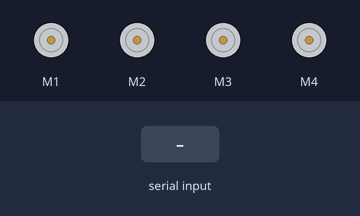
The sketch below on a simulated Arduino Uno, built with avr-gcc and run on an emulated ATmega328P. Shown: 4 × DC motor (green arrow = forward, orange = backward, longer = faster). Inputs (shaded band) come from the test bench.

Above: at 1.3 s.
1.4 s: "F" received over the second serial link
At 2.1 s:
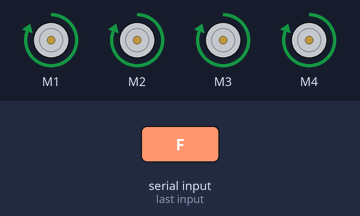
2.9 s: "B" received over the second serial link
At 3.2 s:
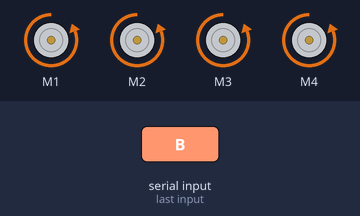
4.4 s: "C" received over the second serial link
At 5.9 s:
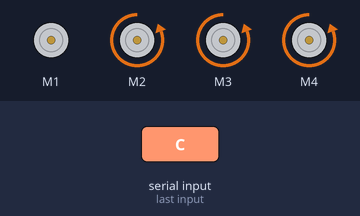
6.4 s: "L" received over the second serial link
At 7.1 s:
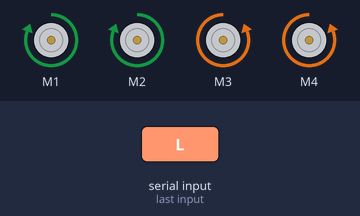
7.9 s: "R" received over the second serial link
At 8.2 s:
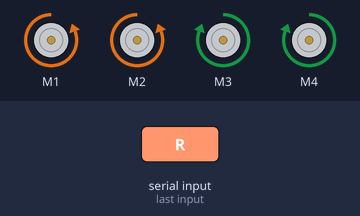
9.4 s: "W" received over the second serial link
At 10.5 s:
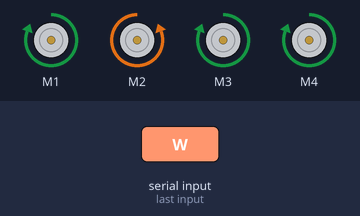
Timing chart, 0 to 11.9 s (numbered marks = the images above; inputs shaded):
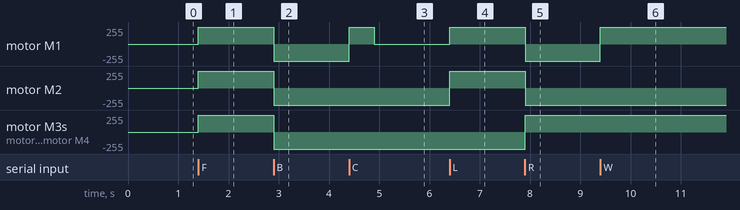

Measured:
- after the input at 1.4 s, motor M1–4: stopped → forward 255/255 at once
- after the input at 2.9 s, motor M1–4: forward 255/255 → backward 255/255 at once
- after the input at 4.4 s, motor M1: backward 255/255 → forward 255/255 at once, → stopped 0.50 s later
- after the input at 6.4 s, motor M1: stopped → forward 255/255 at once; motor M2: backward 255/255 → forward 255/255 at once
- after the input at 7.9 s, motor M1, motor M2: forward 255/255 → backward 255/255 at once; motor M3, motor M4: backward 255/255 → forward 255/255 at once
- after the input at 9.4 s, motor M1: backward 255/255 → forward 255/255 at once

The sketch:

Arduino_Bluetooth_Motor_Control.ino
```cpp
#include <SoftwareSerial.h>
#include <Servo.h>
#include <AFMotor.h>

int bluetoothTx = 1;
int bluetoothRx = 0;
AF_DCMotor motor1(1);
AF_DCMotor motor2(2);
AF_DCMotor motor3(3);
AF_DCMotor motor4(4);

SoftwareSerial bluetooth(bluetoothTx, bluetoothRx);
Servo myservo;

int pos = 0;    // variable to store the servo position
int motor_speed = 255; //0- 255
//
//int Motor1A = 8;
//int Motor1B = 9;
//int Motor2A = 10;
//int Motor2B = 11;

void setup()
{
  bluetooth.begin(115200);
  bluetooth.print("$$$");
  delay(100);
  bluetooth.println("U,9600,N");
  bluetooth.begin(9600);
  // turn on motor
  motor1.setSpeed(motor_speed);
  motor2.setSpeed(motor_speed);
  motor3.setSpeed(motor_speed);
  motor4.setSpeed(motor_speed);

//  myservo.attach(10);

  motor1.run(RELEASE);
  motor2.run(RELEASE);
  motor3.run(RELEASE);
  motor4.run(RELEASE);
}
int flag1 = -1;
int flag2 = -1;

void loop()
{
  if (bluetooth.available())
  {
    char toSend = (char)bluetooth.read();

    //    Serial.print(toSend);
    if (toSend == 'S') //Stops Motors
    {
      flag1 = 0;
      flag2 = 0;
      motor1.run(RELEASE);
      motor2.run(RELEASE);
      motor3.run(RELEASE);
      motor4.run(RELEASE);
    }
    if (toSend == 'F' ) // Moves Motor Forward
    {
      if (flag1 != 1)
      {
        flag1 = 1;
        //          digitalWrite( Motor1A, HIGH );
        //          analogWrite( Motor1B, 50 );
        motor1.run(FORWARD);
        motor2.run(FORWARD);
        motor3.run(FORWARD);
        motor4.run(FORWARD);
      }
    }
    if (toSend == 'B' ) //Moves Motor Backwards
    {
      if (flag1 != 2)
      {
        flag1 = 2;
        motor1.run(BACKWARD);
        motor2.run(BACKWARD);
        motor3.run(BACKWARD);
        motor4.run(BACKWARD);
      }
    }
    if (toSend == 'C') // Close Hand Test
    {
      if (flag1 != 1)
      {
        flag2 = 1;
        motor1.run(FORWARD);
        delay(500);
        motor1.run(RELEASE);
      }
    }
     if (toSend == 'L') // Close Hand Test
    {
//      if (flag1 != 1)
//      {
        flag2 = 1;
        motor1.run(FORWARD);
        motor2.run(FORWARD);
        motor3.run(BACKWARD);
        motor4.run(BACKWARD);
//      }
    }
    if (toSend == 'R') // Close Hand Test
    {
//      if (flag1 != 1)
//      {
        flag2 = 1;
        motor1.run(BACKWARD);
        motor2.run(BACKWARD);
        motor3.run(FORWARD);
        motor4.run(FORWARD);
//      }
    }
     if (toSend == 'W') // Close Hand Test
    {
//      if (flag1 != 1)
//      {
//        flag2 = 1;
        motor1.run(FORWARD);
//        motor2.run(BACKWARD);
//        motor3.run(FORWARD);
        motor4.run(FORWARD);

//      }
    }
    if (toSend == 'M')
    {

      for (pos = 180; pos <= 180; pos += 1) { // goes from 0 degrees to 180 degrees
        // in steps of 1 degree
        myservo.write(180);              // tell servo to go to position in variable 'pos'
        delay(5);                       // waits 15ms for the servo to reach the position
      }
    }
  }
}
```
